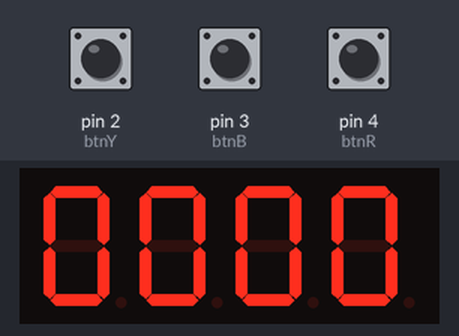
Recording of a sketch running on a simulated Arduino Uno, built with avr-gcc and run on an emulated ATmega328P. Parts: 4-digit seven-segment display. Wiring (inferred from the names in the program): 4-digit 7-segment display, segments lit when LOW: segments pin 9, pin 5, A3, A1, pin 13, pin 8, A4; digit selects A5, pin 6, pin 7, pin 10. The test bench sets the inputs (shaded band); at power-on: pin 4 (btnR) LOW, pin 2 (btnY) LOW, pin 3 (btnB) LOW. The segment pins are drawn as the display they are named for; what the sketch prints to the serial monitor is not drawn.

Above: at 1.2 s.
1.3 s: pin 4 (btnR) pulled HIGH for 0.15 s
2.0 s: pin 2 (btnY) pulled HIGH for 3.2 s
At 5.6 s:
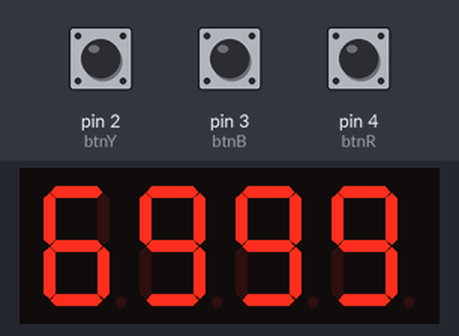
6.7 s: pin 2 (btnY) pulled HIGH for 0.15 s
8.3 s: pin 4 (btnR) pulled HIGH for 1 s
At 9.1 s:
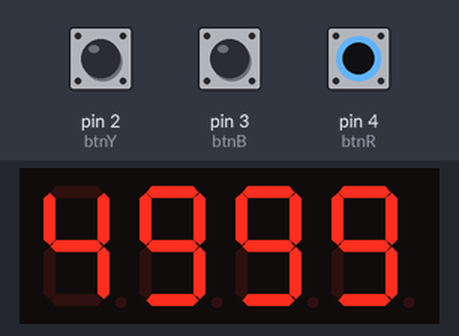
Timing chart, 0 to 9.8 s (numbered marks = the images above; inputs shaded):
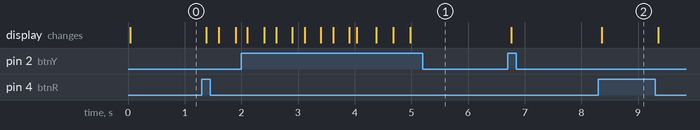

Measured:
- after the input at 2.0 s, the display: first differs from a run without the input after 2.0 s (image 1 shows a later state)
- after the input at 8.3 s, the display: changes after 0.06 s (image 2)

The sketch:

timer.ino
```cpp
#define SEGLEN 4 // amount of segments
#define LEDLEN 8 // amount of LEDs per segment
#define BUTTON_DELAY 300 // button debounce time delay
#define COUNT_DELAY 1000 // time delay for count down
#define SEG_DELAY 1 // delay for segment shifts
#define BLINK_RATE 250 // rate for blinking
#define BLINK_DELAY 2000 // delay for blinking

enum states { // state machine states
  SET,
  COUNT,
  BLINK
};

static const uint8_t digitMap[] = { // digit map for segments
    // GFEDCBA
    0b00111111, // 0
    0b00000110, // 1
    0b01011011, // 2
    0b01001111, // 3
    0b01100110, // 4
    0b01101101, // 5
    0b01111101, // 6
    0b00000111, // 7
    0b01111111, // 8
    0b01101111  // 9
};

//                          D1  D2 D3 D4
const uint8_t segments[] = {A5, 6, 7, 10}; // segment pins
//                      A  B  C   D   E   F  G
const uint8_t leds[] = {9, 5, A3, A1, 13, 8, A4}; // led pins

// button pins
const uint8_t btnY = 2;
const uint8_t btnB = 3;
const uint8_t btnR = 4;

// ones tens hundreds thousands
int numbers[] = {0, 0, 0, 0}; // initialize the number to 0

uint8_t current_state = SET; // initialize state machine to SET state
uint8_t btnY_state, btnB_state, btnR_state; // states of buttons

// timing variables
unsigned long setPast = 0;
unsigned long setNew = 0;
unsigned long countPast = 0;
unsigned long countNew = 0;
unsigned long ratePast = 0;
unsigned long rateNew = 0;
unsigned long blinkPast = 0;
unsigned long blinkNew = 0;

bool countingDone = false;
bool blinkDone = false;
uint8_t segsOn = HIGH; // determines if the segments are high or blinking

// SET UP FUNCTION ----------------------------------------------------------------
void setup() {
    uint8_t i; // iterator

    // set segments as output pins
    for (i = 0; i < SEGLEN; i++) {
        pinMode(segments[i], OUTPUT);
    }

    // set LEDs as output pins
    for (i = 0; i < LEDLEN; i++) {
        pinMode(leds[i], OUTPUT);
    }

    // set buttons as inputs
    pinMode(btnY, INPUT);
    pinMode(btnB, INPUT);
    pinMode(btnR, INPUT);

    Serial.begin(9600); // initialize serial communication
}

// LOOP --------------------------------------------------------------------------
void loop() {
  btnR_state = digitalRead(btnR); // read digital state of red button

  switch(current_state) { // state machine
    case SET:
      if (btnR_state) current_state = COUNT; // change to COUNT state on button press

      countSet(); // call state functions
      break;

    case COUNT:
      if (countingDone) current_state = BLINK; // change to BLINK after finish counting

      count(); // call state function
      break;

    case BLINK:
      if (blinkDone) current_state = SET; // change to SET after blinking for 2 seconds

      blinkSeg();
      break;

  }
  displaySeg();
  Serial.println(countingDone);
}

// SET STATE FUNCTION -------------------------------------------------------------
void countSet() {
  // read button states
  btnY_state = digitalRead(btnY); // yellow decrements
  btnB_state = digitalRead(btnB); // blue increments

  segsOn = HIGH;
//  blinkDone = false; // turn off flag for blinking state

  setNew = millis(); //get current time of the board
  if (btnY_state & (setNew - setPast > BUTTON_DELAY)) {
    setPast = setNew; // update the time
    decrement(); // decrement count
  }
  else if (btnB_state & (setNew - setPast > BUTTON_DELAY)) {
    setPast = setNew;
    increment(); // increment count
  }
}

// COUNT STATE FUNCTION -----------------------------------------------------------
void count() {
  segsOn = HIGH;
  bool finishFlag = true; // flag to see if we're done counting

  // check all the segments to see if they're not zero
  for (uint8_t i = 0; i < SEGLEN; i++) {
    if (numbers[i] > 0) {
      finishFlag = false;
    }
  }

  countNew = millis(); // get current board time
  if (!finishFlag & (countNew - countPast > COUNT_DELAY)) { // check if not done counting to count down
    countPast = countNew;
    decrement(); // decrement the count

  }

  // set flag to switch to the next state
  if (finishFlag) {
    countingDone = true;
  } else {
    countingDone = false;
  }
}

// BLINK STATE FUNCTION --------------------------------------------------------
void blinkSeg() {
  countingDone = false;
  uint8_t i; // iterator
  static uint8_t secCount = 0;

  rateNew = millis();
  blinkNew = millis();
  if (blinkNew - blinkPast > BLINK_DELAY) {
    blinkPast = blinkNew;
    secCount += 1;
  }

  if (rateNew - ratePast > BLINK_RATE) {
    ratePast = rateNew;
    if (segsOn == HIGH) {
      segsOn = LOW;

    } else {
      segsOn = HIGH;
    }
  }

  if (secCount == 2) {
    secCount = 0; // reset the seconds counter
    blinkDone = true; // set flag to exit state
  } else {
    blinkDone = false;
  }
}

void increment() {
  numbers[0] += 1; // increment ones place

  if (numbers[0] > 9) { // increment tens place
    numbers[1] += 1;
    numbers[0] = 0;
  }

  if (numbers[1] > 9) { // increment hundreds place
    numbers[2] += 1;
    numbers[1] = 0;
  }

  if (numbers[2] > 9) { // increment thousands place
    numbers[3] += 1;
    numbers[2] = 0;
  }

  if (numbers[3] > 9) {
    numbers[3] = 0;
  }
}

void decrement() {
  numbers[0] -= 1; // decrement ones place

  if (numbers[0] < 0) { // decrement tens place
    numbers[1] -= 1;
    numbers[0] = 9;
  }

  if (numbers[1] < 0) { // decrement hundreds place
    numbers[2] -= 1;
    numbers[1] = 9;
  }

  if (numbers[2] < 0) { // decrement thousands place
    numbers[3] -= 1;
    numbers[2] = 9;
  }

  if (numbers[3] < 0) {
    numbers[3] = 9;
  }
}

void displaySeg() {
  uint8_t i, j; // iterators

  if (segsOn) {
    for (i = 0; i < SEGLEN; i++) { // iterate through segments to decide which one to turn on
      displayNum(numbers[i]);
      for (j = 0; j < SEGLEN; j++) {
        if (j == i) {
          digitalWrite(segments[j], HIGH);
        } else {
          digitalWrite(segments[j], LOW);
        }
      }
      delay(SEG_DELAY);
    }

  } else {
    for (i = 0; i < SEGLEN; i++) {
      digitalWrite(segments[i], LOW);
    }
  }
}

void displayNum(uint8_t toDisplay) {
  uint8_t i; // iterator

  for (i = 0; i < LEDLEN; i++) { // iterate through bits
    if (digitMap[toDisplay] & (1 << i)) { // if the bit is high, turn on leg
      digitalWrite(leds[i], LOW);

    } else { // else turn it off
      digitalWrite(leds[i], HIGH);
    }

  }
}

void displayCount() {
  Serial.print("Segments: ");

  for(int i = 0; i < SEGLEN; i++) {
    Serial.print(numbers[i]);
    Serial.print(" ");
  }

//  Serial.print("countingDone: ");
//  Serial.println(countingDone);

  Serial.println("");
}
```
